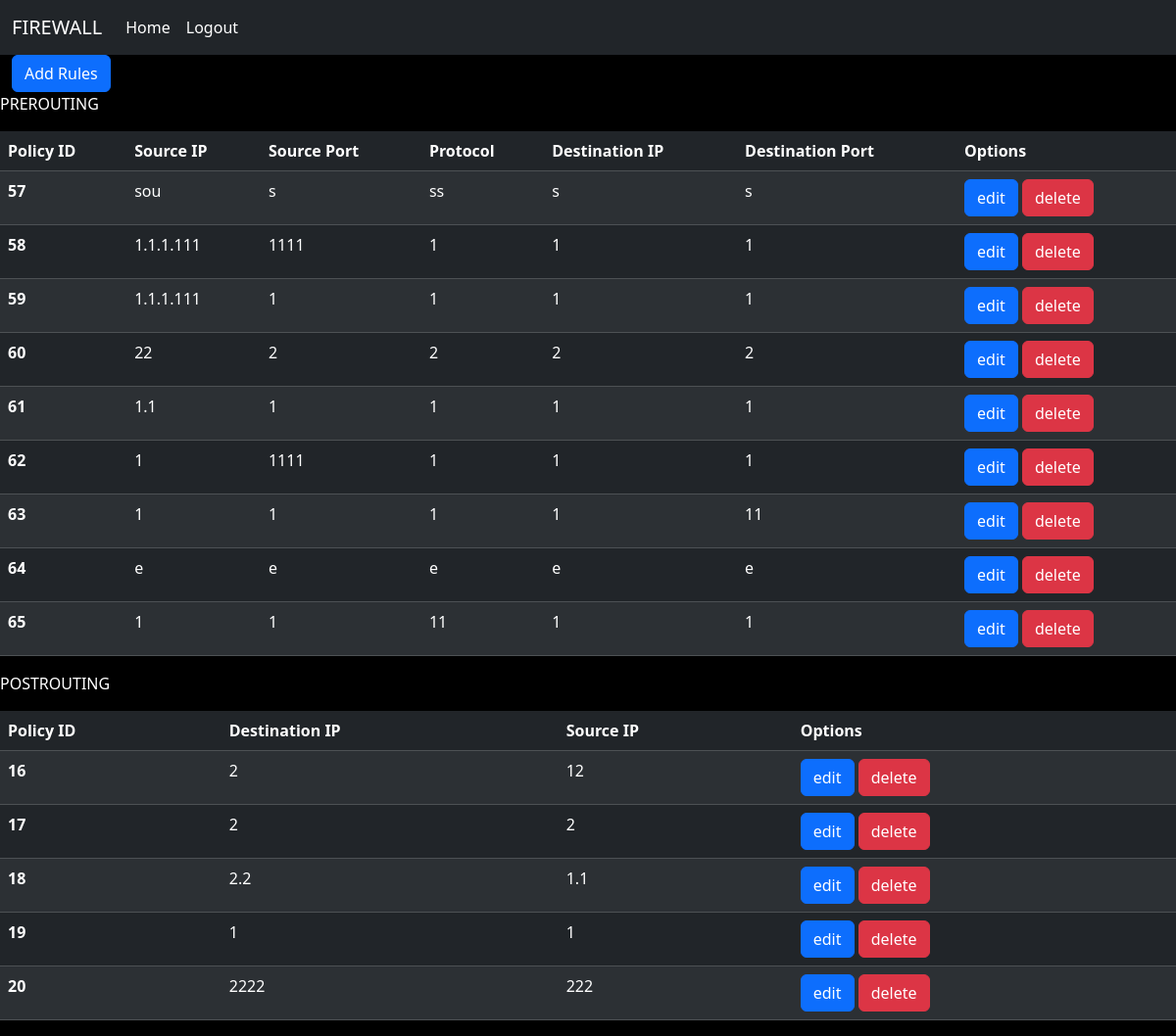
Before: /rules/ (signed in) with the older database file.
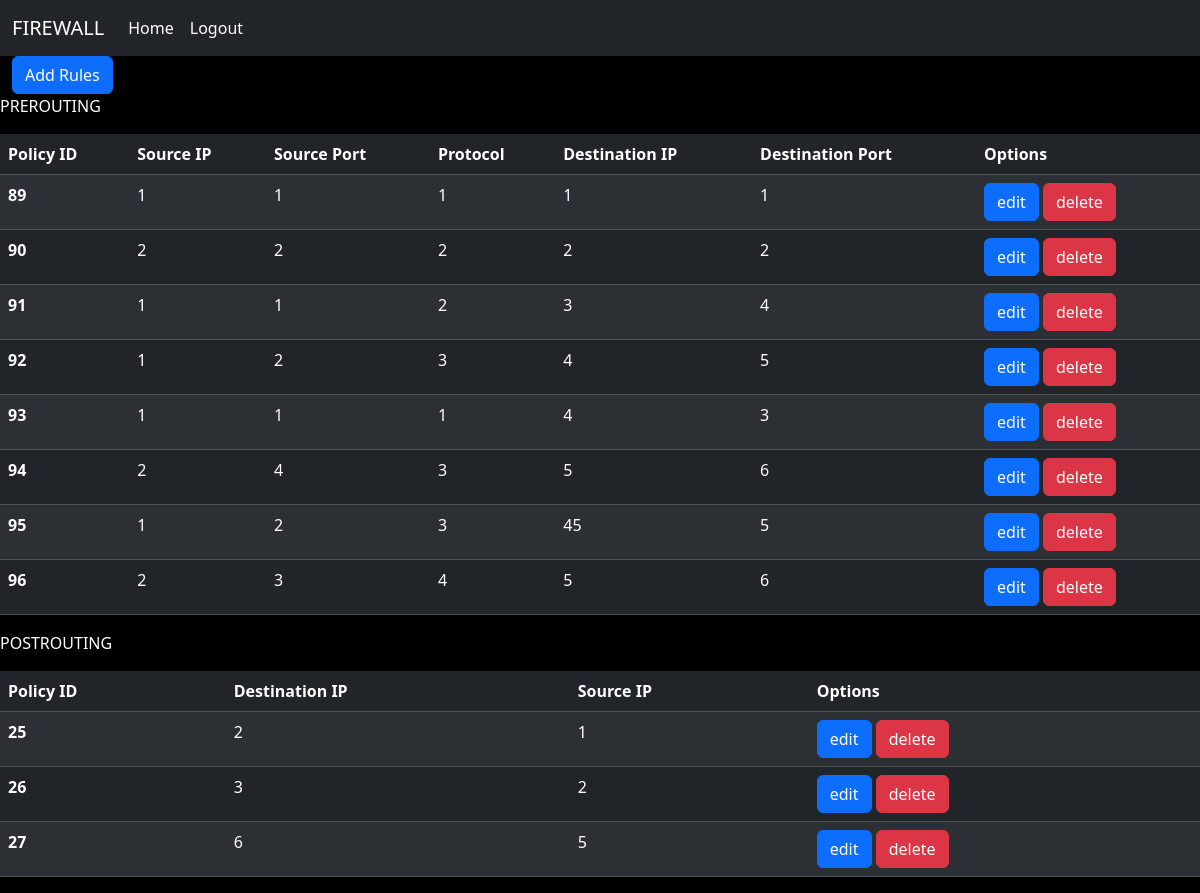
After: the same page with the newer database file.
### rules_fetcher_display/models.py (models this page shows)
class prerouting(models.Model):
    routing = models.CharField(max_length=10)
    source_ip = models.CharField(max_length=18)
    source_port = models.CharField(max_length=6)
    protocol = models.CharField(max_length=3)
    destination_ip = models.CharField(max_length=18)
    destination_port = models.CharField(max_length=3)

class postrouting(models.Model):
    routing = models.CharField(max_length=10)
    source_ip = models.CharField(max_length=18)
    destination_ip = models.CharField(max_length=18)

### rules_fetcher_display/views.py (the view)
# urls.py: path('rules/', combined_rules,name='rules'),
@login_required
@or_permission_required('rules_fetcher_display.edit', 'rules_fetcher_display.view')
def combined_rules(request):
    pre_context = pre_rules(request)
    post_context = post_rules(request)
    if request.user.is_authenticated:
        user_group = request.user.groups.first()
    else:
        user_group = None
    error_msg = request.session.get('error_msg')
    if 'error_msg' in request.session:
        del request.session['error_msg']
    combined_context = {**pre_context, **post_context,'user_group': user_group,'error_msg':error_msg}
    return render(request, 'index.html', combined_context)

### rules_fetcher_display/views.py (called while the page is built)
def pre_rules(request):
    pre = prerouting.objects.all()
    context = {'prerouting_data': pre}
    return context

def post_rules(request):
    post = postrouting.objects.all()
    context = {'postrouting_data': post}
    return context

### templates/index.html (shortened to what this page needs)
<!DOCTYPE html>
{% load static %}
<html>
<head>
    <link href="https://cdn.jsdelivr.net/npm/bootstrap@5.3.2/dist/css/bootstrap.min.css" rel="stylesheet">
    <link rel="stylesheet" href="{% static 'main.css' %}">
</head>
<body>
  <nav class="navbar navbar-expand-lg navbar-dark bg-dark">
    <div class="container-fluid">
      <a class="navbar-brand" href="#">FIREWALL</a>
      <div class="collapse navbar-collapse" id="navbarNav">
        <ul class="navbar-nav  me-auto mb-2 mb-lg-0">
          <li class="nav-item">
              <a class="nav-link active" aria-current="page" href="{% url 'rules' %}">Home</a>
          </li>
          <li class="nav-item ml-auto">
              <a class="nav-link active" aria-current="page" href="{% url "user_logout" %}">Logout</a>
          </li>
      </ul>
      </div>
    </div>
  </nav>
<div class="container-fluid">
  <button  id="add" type="button" class="btn btn-primary">Add Rules</button>
</div>
<table class="table table-dark table-striped">
    <thead>
      <tr id="columns">
        <p>PREROUTING</p>
        <th scope="col">Policy ID</th>
        <th scope="col">Source IP</th>
        <th scope="col">Source Port</th>
        <th scope="col">Protocol</th>
        <th scope="col">Destination IP</th>
        <th scope="col">Destination Port</th>
        <th scope="col">Options</th>
      </tr>
    </thead>
    <tbody>
    {% for value_pre in prerouting_data %}
      <tr>
        <th scope="row">{{value_pre.id}}</th>
        <td  contenteditable="false">{{ value_pre.source_ip }}</td>
        <td  contenteditable="false" >{{ value_pre.source_port }}</td>
        <td  contenteditable="false">{{ value_pre.protocol }}</td>
        <td  contenteditable="false">{{ value_pre.destination_ip }}</td>
        <td contenteditable="false">{{ value_pre.destination_port }}</td>
        <td >
          <button  type="button" class="edit btn btn-primary" >edit</button>
          <button  type="button" class="btn btn-danger" onclick="deleteRow2(this, 'preroute')" data-object-id={{value_pre.id}}   >delete</button></td>
        </tr>
    {% endfor %}
    </tbody>
  </table>
<table class="table table-dark table-striped">
    <thead>
      <tr>
        <p>POSTROUTING</p>
        <th scope="col">Policy ID</th>
        <th scope="col">Destination IP</th>
        <th scope="col">Source IP</th>
        <th scope="col">Options</th>
      </tr>
    </thead>
    <tbody>
    {% for value_post in postrouting_data%}
      <tr>
        <th scope="row">{{value_post.id}}</th>
        <td  contenteditable="false">{{ value_post.source_ip }}</td>
        <td  contenteditable="false">{{ value_post.destination_ip }}</td>
        <td>
          <button  type="button" class="edit btn btn-primary" >edit</button>
          <button  type="button" class="btn btn-danger"  onclick="deleteRow2(this,'postroute')" data-object-id={{value_post.id}}>delete</button></td>
      </tr>
      {% endfor %}
    </tbody>
  </table>
</body>
</html>

Changed rows visible on the page:
removed prerouting: id "57", source_ip "sou", source_port "s", protocol "ss", destination_ip "s", destination_port "s"
removed prerouting: id "58", source_ip "1.1.1.111", source_port "1111", protocol "1", destination_ip "1", destination_port "1"
removed prerouting: id "59", source_ip "1.1.1.111", source_port "1", protocol "1", destination_ip "1", destination_port "1"
removed prerouting: id "60", source_ip "22", source_port "2", protocol "2", destination_ip "2", destination_port "2"
removed prerouting: id "61", source_ip "1.1", source_port "1", protocol "1", destination_ip "1", destination_port "1"
removed prerouting: id "62", source_ip "1", source_port "1111", protocol "1", destination_ip "1", destination_port "1"
removed prerouting: id "63", source_ip "1", source_port "1", protocol "1", destination_ip "1", destination_port "11"
removed prerouting: id "64", source_ip "e", source_port "e", protocol "e", destination_ip "e", destination_port "e"
removed prerouting: id "65", source_ip "1", source_port "1", protocol "11", destination_ip "1", destination_port "1"
removed postrouting: id "16", source_ip "2", destination_ip "12"
removed postrouting: id "17", source_ip "2", destination_ip "2"
removed postrouting: id "18", source_ip "2.2", destination_ip "1.1"
removed postrouting: id "19", source_ip "1", destination_ip "1"
removed postrouting: id "20", source_ip "2222", destination_ip "222"
added prerouting: id "89", source_ip "1", source_port "1", protocol "1", destination_ip "1", destination_port "1"
added prerouting: id "90", source_ip "2", source_port "2", protocol "2", destination_ip "2", destination_port "2"
added prerouting: id "91", source_ip "1", source_port "1", protocol "2", destination_ip "3", destination_port "4"
added prerouting: id "92", source_ip "1", source_port "2", protocol "3", destination_ip "4", destination_port "5"
added prerouting: id "93", source_ip "1", source_port "1", protocol "1", destination_ip "4", destination_port "3"
added prerouting: id "94", source_ip "2", source_port "4", protocol "3", destination_ip "5", destination_port "6"
added prerouting: id "95", source_ip "1", source_port "2", protocol "3", destination_ip "45", destination_port "5"
added prerouting: id "96", source_ip "2", source_port "3", protocol "4", destination_ip "5", destination_port "6"
added postrouting: id "25", source_ip "2", destination_ip "1"
added postrouting: id "26", source_ip "3", destination_ip "2"
added postrouting: id "27", source_ip "6", destination_ip "5"
